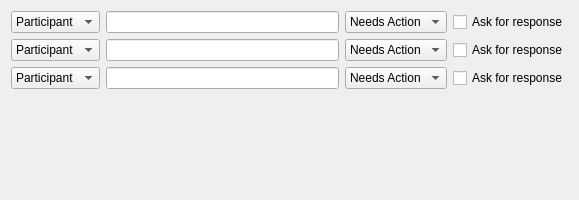
         <widget class="QWidget" name="scrollAreaWidgetContents">
          <property name="geometry">
           <rect>
            <x>0</x>
            <y>0</y>
            <width>579</width>
            <height>200</height>
           </rect>
          </property>
          <layout class="QGridLayout" name="gridLayout_13">
           <item row="0" column="0">
            <widget class="QComboBox" name="comboBox_8">
             <item>
              <property name="text">
               <string>Participant</string>
              </property>
             </item>
             <item>
              <property name="text">
               <string>Optional</string>
              </property>
             </item>
             <item>
              <property name="text">
               <string>Observer</string>
              </property>
             </item>
             <item>
              <property name="text">
               <string>Chair</string>
              </property>
             </item>
            </widget>
           </item>
           <item row="0" column="1">
            <widget class="KLineEdit" name="klineedit">
             <property name="text">
              <string/>
             </property>
            </widget>
           </item>
           <item row="0" column="2">
            <widget class="QComboBox" name="comboBox_7">
             <item>
              <property name="text">
               <string>Needs Action</string>
              </property>
             </item>
             <item>
              <property name="text">
               <string>Accepted</string>
              </property>
             </item>
             <item>
              <property name="text">
               <string>Declined</string>
              </property>
             </item>
             <item>
              <property name="text">
               <string>Tentative</string>
              </property>
             </item>
             <item>
              <property name="text">
               <string>Delegated</string>
              </property>
             </item>
             <item>
              <property name="text">
               <string>Completed</string>
              </property>
             </item>
             <item>
              <property name="text">
               <string>in Process</string>
              </property>
             </item>
            </widget>
           </item>
           <item row="0" column="3">
            <widget class="QCheckBox" name="checkBox">
             <property name="text">
              <string>Ask for response</string>
             </property>
            </widget>
           </item>
           <item row="1" column="0">
            <widget class="QComboBox" name="comboBox_10">
             <item>
              <property name="text">
               <string>Participant</string>
              </property>
             </item>
             <item>
              <property name="text">
               <string>Optional</string>
              </property>
             </item>
             <item>
              <property name="text">
               <string>Observer</string>
              </property>
             </item>
             <item>
              <property name="text">
               <string>Chair</string>
              </property>
             </item>
            </widget>
           </item>
           <item row="1" column="1">
            <widget class="KLineEdit" name="klineedit_2">
             <property name="text">
              <string/>
             </property>
            </widget>
           </item>
           <item row="1" column="2">
            <widget class="QComboBox" name="comboBox_9">
             <item>
              <property name="text">
               <string>Needs Action</string>
              </property>
             </item>
             <item>
              <property name="text">
               <string>Accepted</string>
              </property>
             </item>
             <item>
              <property name="text">
               <string>Declined</string>
              </property>
             </item>
             <item>
              <property name="text">
               <string>Tentative</string>
              </property>
             </item>
             <item>
              <property name="text">
               <string>Delegated</string>
              </property>
             </item>
             <item>
              <property name="text">
               <string>Completed</string>
              </property>
             </item>
             <item>
              <property name="text">
               <string>in Process</string>
              </property>
             </item>
            </widget>
           </item>
           <item row="1" column="3">
            <widget class="QCheckBox" name="checkBox_2">
             <property name="text">
              <string>Ask for response</string>
             </property>
            </widget>
           </item>
           <item row="2" column="0">
            <widget class="QComboBox" name="comboBox_12">
             <item>
              <property name="text">
               <string>Participant</string>
              </property>
             </item>
             <item>
              <property name="text">
               <string>Optional</string>
              </property>
             </item>
             <item>
              <property name="text">
               <string>Observer</string>
              </property>
             </item>
             <item>
              <property name="text">
               <string>Chair</string>
              </property>
             </item>
            </widget>
           </item>
           <item row="2" column="1">
            <widget class="KLineEdit" name="klineedit_3">
             <property name="text">
              <string/>
             </property>
            </widget>
           </item>
           <item row="2" column="2">
            <widget class="QComboBox" name="comboBox_11">
             <item>
              <property name="text">
               <string>Needs Action</string>
              </property>
             </item>
             <item>
              <property name="text">
               <string>Accepted</string>
              </property>
             </item>
             <item>
              <property name="text">
               <string>Declined</string>
              </property>
             </item>
             <item>
              <property name="text">
               <string>Tentative</string>
              </property>
             </item>
             <item>
              <property name="text">
               <string>Delegated</string>
              </property>
             </item>
             <item>
              <property name="text">
               <string>Completed</string>
              </property>
             </item>
             <item>
              <property name="text">
               <string>in Process</string>
              </property>
             </item>
            </widget>
           </item>
           <item row="2" column="3">
            <widget class="QCheckBox" name="checkBox_3">
             <property name="text">
              <string>Ask for response</string>
             </property>
            </widget>
           </item>
           <item row="3" column="0" colspan="4">
            <spacer name="verticalSpacer_3">
             <property name="orientation">
              <enum>Qt::Vertical</enum>
             </property>
             <property name="sizeHint" stdset="0">
              <size>
               <width>20</width>
               <height>40</height>
              </size>
             </property>
            </spacer>
           </item>
          </layout>
         </widget>
